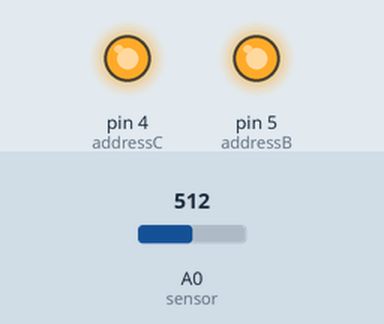
This sketch was run on a simulated Arduino Uno, built with avr-gcc and run on an emulated ATmega328P. Shown: output pins drawn as LEDs (lit = HIGH). The inputs (shaded band) are chosen by the test bench; at power-on: A0 (sensor) = 512. Pins used as bus, display or sensor lines are not drawn; what the sketch prints to the serial monitor is not drawn.

Above: at 0.1 s.
Timing chart, 0 to 1.6 s (numbered marks = the images above):
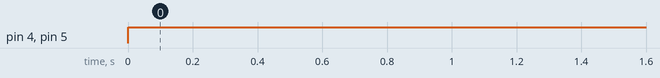

The sketch:

mux.ino
```cpp
// Example of using the 74HC4051 multiplexer/demultiplexer

// Author: Nick Gammon
// Date:   14 March 2013

const byte sensor = A0; // where the multiplexer in/out port is connected

// the multiplexer address select lines (A/B/C)
const byte addressA = 6; // low-order bit
const byte addressB = 5;
const byte addressC = 4; // high-order bit

void setup() {
  Serial.begin(115200);
  Serial.println("Starting multiplexer test ...");
  pinMode(addressA, OUTPUT);
  pinMode(addressB, OUTPUT);
  pinMode(addressC, OUTPUT);
} // end of setup

int readSensor(const byte which) {
  // select correct MUX channel
  digitalWrite(addressA, (which & 1) ? HIGH : LOW); // low-order bit
  digitalWrite(addressB, (which & 2) ? HIGH : LOW);
  digitalWrite(addressC, (which & 4) ? HIGH : LOW); // high-order bit
  // now read the sensor
  return analogRead(sensor);
} // end of readSensor

void loop() {
  // show all 8 sensor readings
  for (byte i = 4; i < 7; i++) {
    Serial.print("Sensor ");
    Serial.print(i);
    Serial.print(" reads: ");
    Serial.println(readSensor(i));
  }
  delay(100);
} // end of loop
```

Measured:
- by itself, pin 4 (addressC), pin 5 (addressB): LOW → HIGH at 0.00 s
